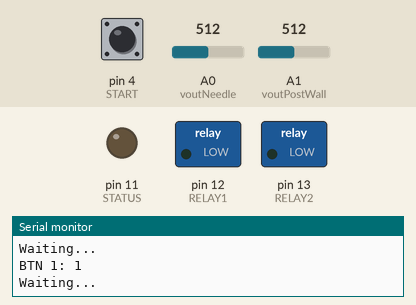
Recording of a sketch running on a simulated Arduino Uno, built with avr-gcc and run on an emulated ATmega328P. Parts: switched loads named in the sketch (green lamp = pin HIGH), output pins drawn as LEDs (lit = HIGH), the last lines printed to the serial monitor. The inputs (shaded band) are chosen by the test bench; at power-on: pin 4 (START) HIGH, A0 (voutNeedle) = 512, A1 (voutPostWall) = 512. Random numbers use the default seed unless the sketch sets one.

Above: at 3.4 s.
3.5 s: pin 4 (START) pulled LOW for 1.2 s
At 5.7 s:
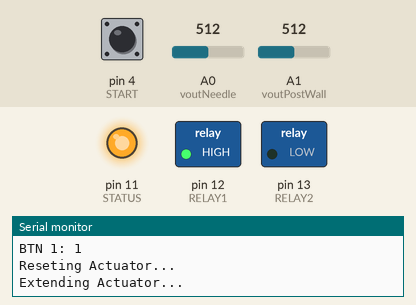
At 13.4 s:
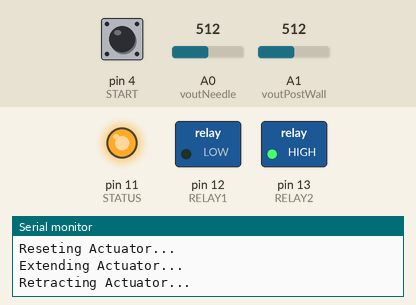
Timing chart, 0 to 18.6 s (numbered marks = the images above; inputs shaded):
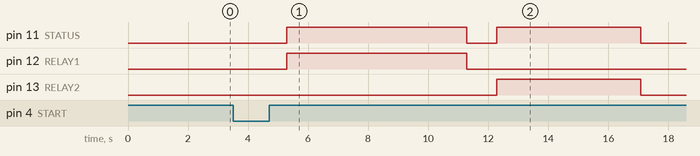

The sketch:

iv_tutor_arduino.ino
```cpp
// Input Pins
const int voutNeedle = A0;   // Pin A0 is connected to the needle
const int voutPostWall = A1; // Pin A1 is connected to the posterior wall
#define START 4              // Pin 8 Measures the state of the start switch

// Output Pins
#define STATUS 11 // Pin 11 controls the ON/OFF relay
#define RELAY1 12 // Pin 12 controls the GROUND relay
#define RELAY2 13 // Pin 13 controls the 6V relay


// Global variables
long randPosition = 0;
bool enable_circuit = 1;
bool prevSwitchState = 1;

void setup() {
  // put your setup code here, to run once:
  Serial.begin(9600);
  delay(200);

  pinMode(voutNeedle, INPUT);
  pinMode(voutPostWall, INPUT);
  pinMode(START, INPUT_PULLUP);
  pinMode(STATUS, OUTPUT);
  pinMode(RELAY1, OUTPUT);
  pinMode(RELAY2, OUTPUT);

  // Inital rand delay ensures actuator fully extends
  randPosition = 6000;

  delay(2000);
  Serial.println("Setup Complete");
}

// the loop function runs over and over again forever
void loop() {
  Serial.println("");
  Serial.println("");
  enable_circuit = digitalRead(START);
  Serial.print("BTN 1: ");
  Serial.println(enable_circuit);

  //// Reset Actuator State ////
  if (enable_circuit == 1){
    if (prevSwitchState != enable_circuit){
      Serial.println("Reseting Actuator...");
      // Extend Actuator
      Serial.println("Extending Actuator...");
      digitalWrite(STATUS, HIGH);
      digitalWrite(RELAY1, HIGH);
      digitalWrite(RELAY2, LOW);
      delay(randPosition);
      digitalWrite(STATUS, LOW);
      digitalWrite(RELAY1, LOW);
      digitalWrite(RELAY2, LOW);

      // Wait
      delay(1000);

      randPosition = random(6000);

      // Retract Actuator
      Serial.println("Retracting Actuator...");
      digitalWrite(STATUS, HIGH);
      digitalWrite(RELAY1, LOW);
      digitalWrite(RELAY2, HIGH);
      delay(randPosition);
      digitalWrite(STATUS, LOW);
      digitalWrite(RELAY1, LOW);
      digitalWrite(RELAY2, LOW);

      delay(1000);
      prevSwitchState = 1;
    }
    else{
       // Standby until button is pressed
       Serial.println("Waiting...");
    }
  }

  //// Measuring State ////
  if (enable_circuit == 0){
    if (prevSwitchState != enable_circuit){
      Serial.println("Entering Measuring Mode");
      prevSwitchState = 0;
    }
    Serial.println("Measurements");
    // Measure needle voltage
    float needleVoltage = analogRead(voutNeedle)/1024.0*5.0;
    Serial.print("Analog 0 (for needle): ");
    Serial.println(analogRead(voutNeedle)/1024.0*5.0);

    // Measure posterior wall voltage
    float pwVoltage = analogRead(voutPostWall)/1024.0*5.0;
    Serial.print("Analog 1 (for post wall): ");
    Serial.println(analogRead(voutPostWall)/1024.0*5.0);

    if (needleVoltage >= 0.5){
      Serial.println("Successful Needle Insertion");
    }else if (pwVoltage >= 0.5){
      Serial.print("Needle has punctured the vein's posterior wall");
    }else{
      Serial.println("Needle is is not in vein!");
    }
  }

  delay(1000); // wait for a second
}
```

Measured:
- after the input at 3.5 s, pin 11 (STATUS): LOW → HIGH after 1.8 s, → LOW 6.0 s later, → HIGH 1.0 s later, → LOW 4.8 s later; pin 12 (RELAY1): LOW → HIGH after 1.8 s, → LOW 6.0 s later; pin 13 (RELAY2): LOW → HIGH after 8.8 s, → LOW 4.8 s later
